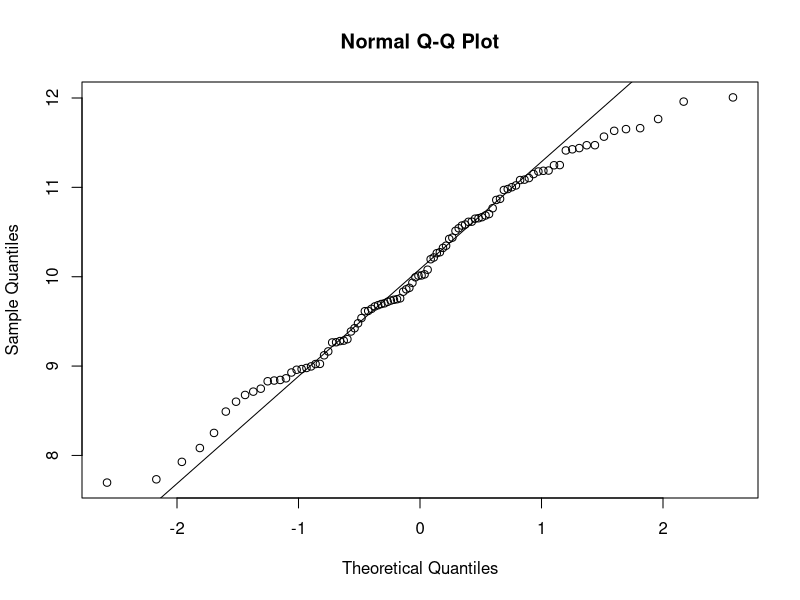
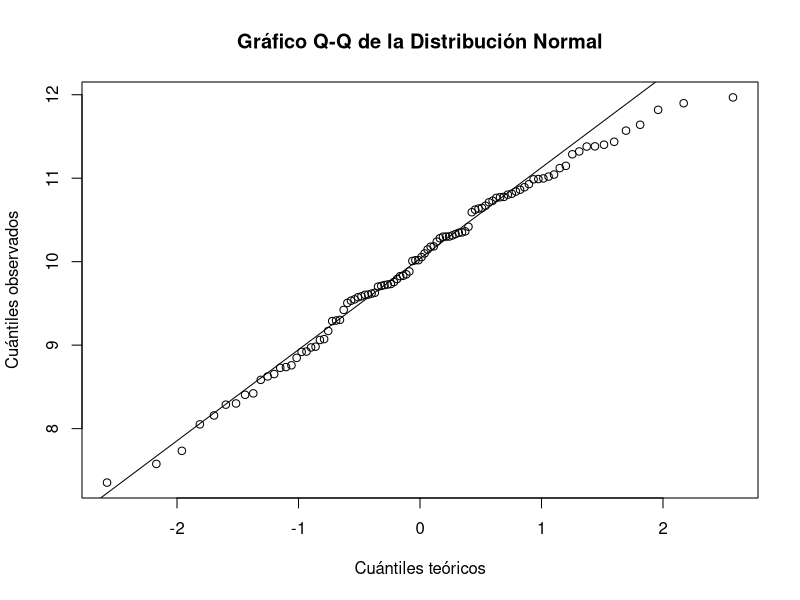
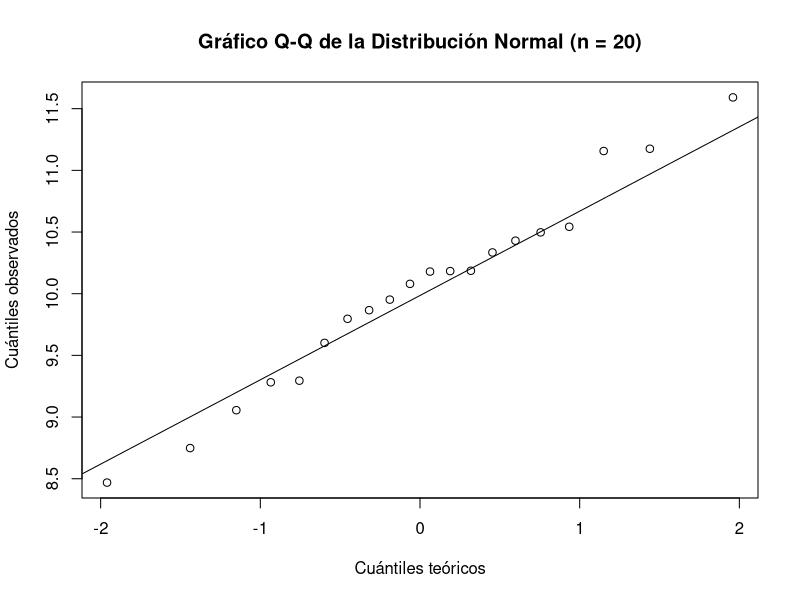
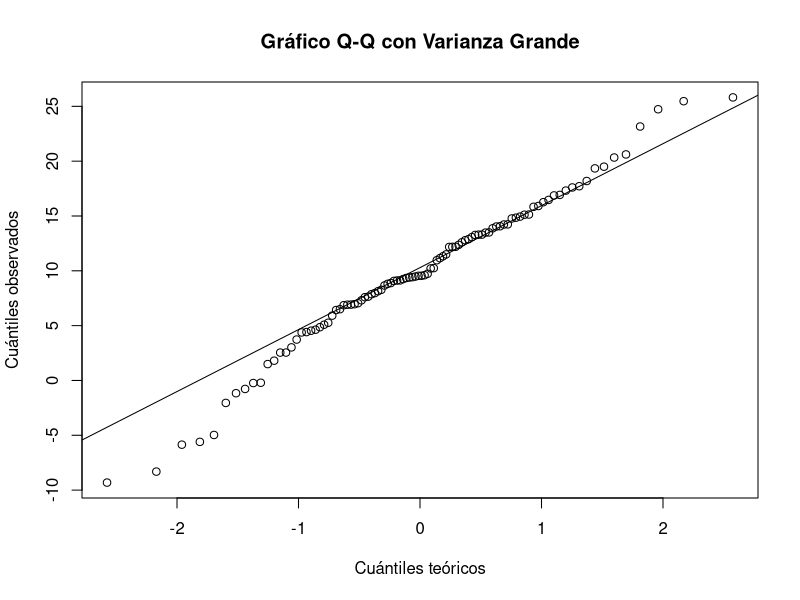
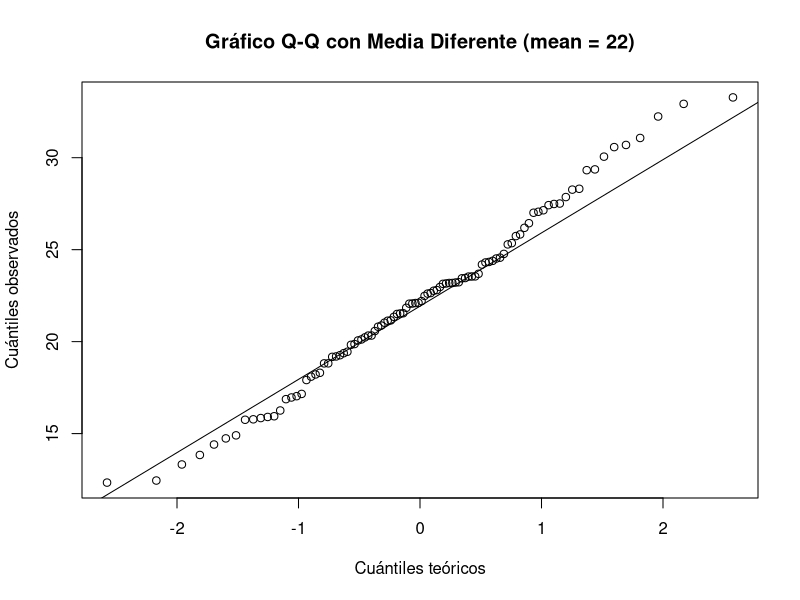
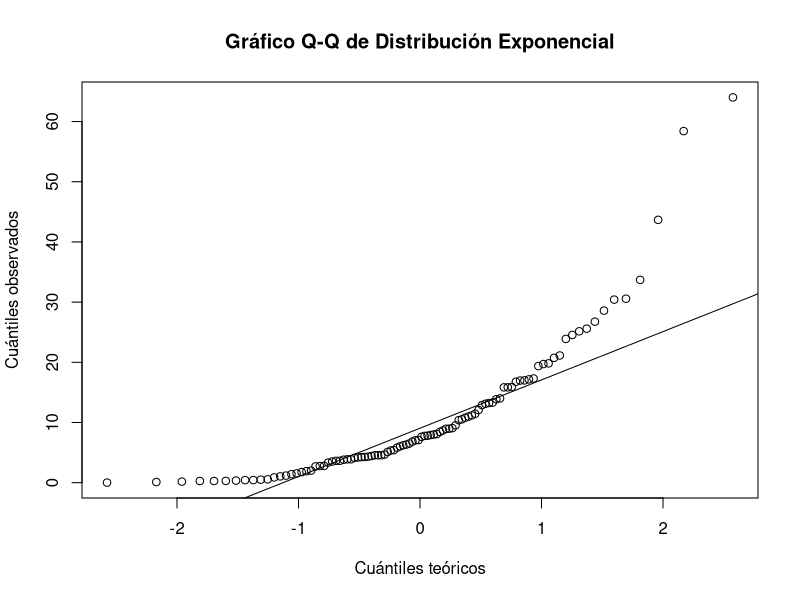
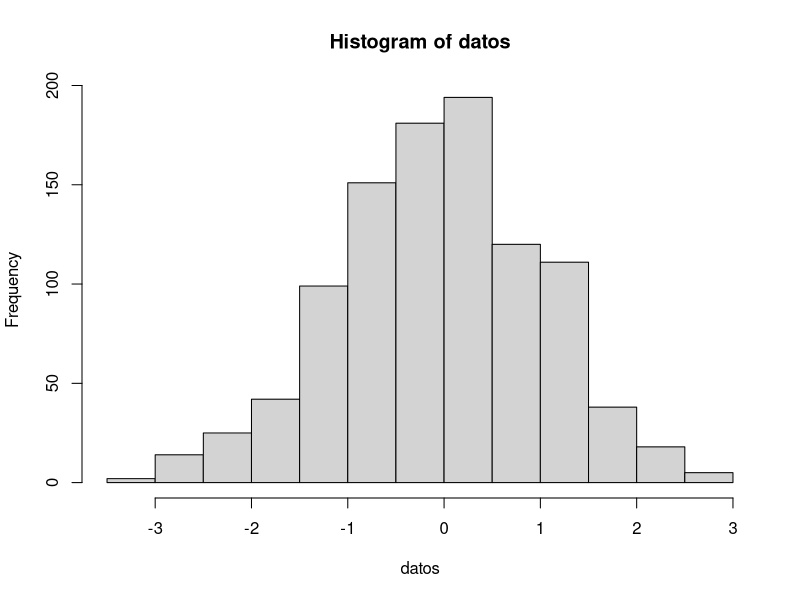
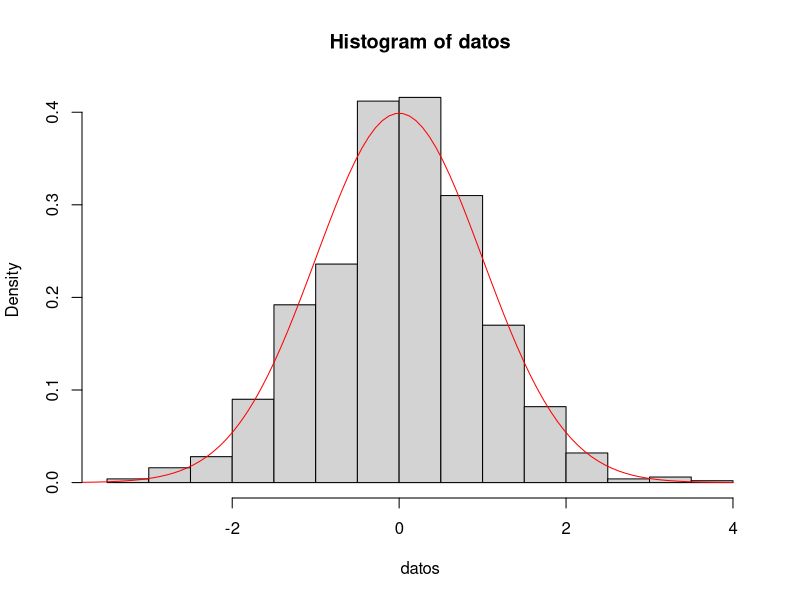

Write the R code that produced these figures, in order.
## ---- chunk 1

## ---- chunk 2
#hist()
#qqnorm()
#qqline()
## ---- chunk 3
datos <- rnorm(100, mean = 10)
qqnorm(datos)
qqline(datos)
## ---- chunk 4
datos <- rnorm(100, mean = 10)
qqnorm(datos, 
       xlab = "Cuántiles teóricos",   
       ylab = "Cuántiles observados",  
       main = "Gráfico Q-Q de la Distribución Normal")  
qqline(datos)

## ---- chunk 5
datos_10 <- rnorm(20, mean = 10)
qqnorm(datos_10, 
       xlab = "Cuántiles teóricos",
       ylab = "Cuántiles observados",
       main = "Gráfico Q-Q de la Distribución Normal (n = 20)")
qqline(datos_10)
## ---- chunk 6
datos_varianza_grande <- rnorm(100, mean = 10, sd = 7)
qqnorm(datos_varianza_grande, 
       xlab = "Cuántiles teóricos",
       ylab = "Cuántiles observados",
       main = "Gráfico Q-Q con Varianza Grande")
qqline(datos_varianza_grande)
## ---- chunk 7

datos_media_diferente <- rnorm(100, mean = 22, sd = 5)
qqnorm(datos_media_diferente, 
       xlab = "Cuántiles teóricos",
       ylab = "Cuántiles observados",
       main = "Gráfico Q-Q con Media Diferente (mean = 22)")
qqline(datos_media_diferente)

## ---- chunk 8
# Datos con distribución exponencial
datos_exponenciales <- rexp(100, rate = 0.1)  # La tasa (rate) es el inverso de la media

qqnorm(datos_exponenciales, 
       xlab = "Cuántiles teóricos",
       ylab = "Cuántiles observados",
       main = "Gráfico Q-Q de Distribución Exponencial")
qqline(datos_exponenciales)

## ---- chunk 9
datos <- rnorm(1000) #1000 muestras de una densidad normal
hist(datos)

## ---- chunk 10
datos <- rnorm(1000) # muestras normales con media 0 y var 1.
teorica <- dnorm(seq(-4,4, length=100),mean = 0, sd = 1)
hist(datos,freq = FALSE)
lines(seq(-4,4, length=100),teorica, col="red")
## ---- chunk 11
datos <- rnorm(10) 
teorica <- dnorm(seq(-4,4, length=100),mean = 0, sd = 1)
hist(datos,freq = FALSE)
lines(seq(-4,4, length=100),teorica, col="blue")
## ---- chunk 12
datos_var_grande <- rnorm(1000, mean = 0, sd = 3)
teorica_var_grande <- dnorm(seq(-12, 12, length = 100), mean = 0, sd = 3)
hist(datos_var_grande, freq = FALSE, main = "Distribución con Varianza Grande")
lines(seq(-12, 12, length = 100), teorica_var_grande, col = "blue")

## ---- chunk 13
N <- 10 # número de medias (es decir número de muestras)
M <- 100 # número de la longitud de cada serie de datos
medias <- numeric(N) # Vector que guardará las medias

for(i in 1:N)
{
  datos <- rnorm(M)
  medias[i] <- mean(datos)
  
}
hist(medias)
qqnorm(medias)
qqline(medias)
## ---- chunk 14
N <- 10000  
M <- 100   
medias <- numeric(N)  

for (i in 1:N) {
  datos <- rnorm(M)
  medias[i] <- mean(datos)
}



hist(medias, main = "Histograma de Medias", xlab = "Medias")
qqnorm(medias, main = "Q-Q Plot de Medias")
qqline(medias)

## ---- chunk 15
N <- 1000  
M <- 100   
medias <- numeric(N)

for (i in 1:N) {
  datos <- rexp(M)
  medias[i] <- mean(datos)
}


hist(medias, main = "Histograma de Medias (Exponencial)", xlab = "Medias")
qqnorm(medias, main = "Q-Q Plot de Medias (Exponencial)")
qqline(medias)

